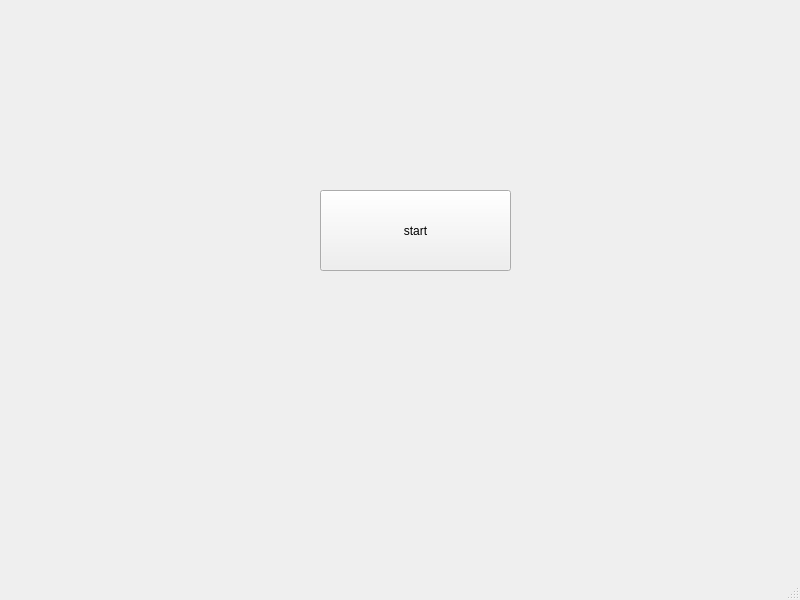
<?xml version="1.0" encoding="UTF-8"?>
<ui version="4.0">
 <class>Start</class>
 <widget class="QMainWindow" name="Start">
  <property name="geometry">
   <rect>
    <x>0</x>
    <y>0</y>
    <width>800</width>
    <height>600</height>
   </rect>
  </property>
  <property name="windowTitle">
   <string>MainWindow</string>
  </property>
  <widget class="QWidget" name="centralwidget">
   <widget class="QPushButton" name="pushButton_2">
    <property name="geometry">
     <rect>
      <x>320</x>
      <y>190</y>
      <width>191</width>
      <height>81</height>
     </rect>
    </property>
    <property name="text">
     <string>start</string>
    </property>
   </widget>
  </widget>
  <widget class="QMenuBar" name="menubar">
   <property name="geometry">
    <rect>
     <x>0</x>
     <y>0</y>
     <width>800</width>
     <height>22</height>
    </rect>
   </property>
  </widget>
  <widget class="QStatusBar" name="statusbar"/>
 </widget>
 <resources/>
 <connections/>
</ui>
